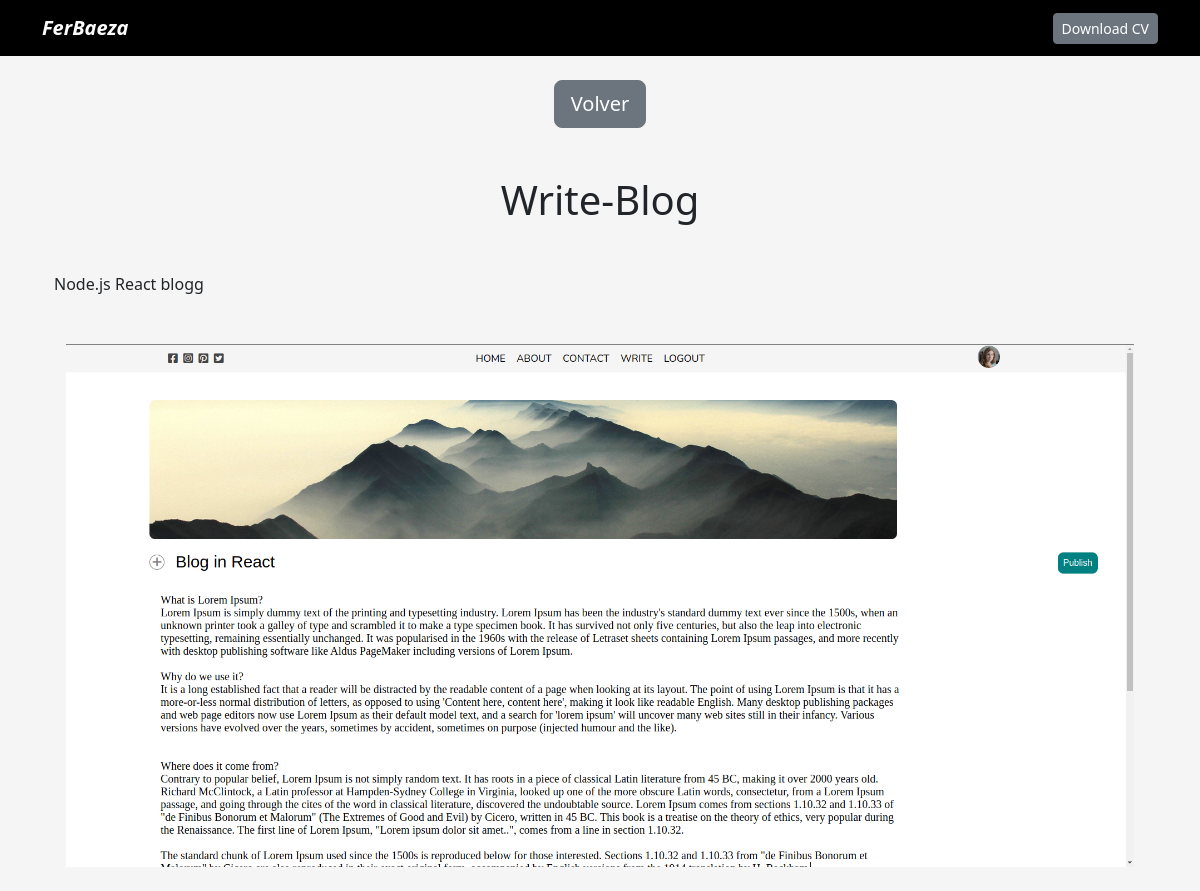
/portfolio/3, run on the app's committed database.
### portfolio/models.py (models this page shows, shortened)
class Project(models.Model):
    title = models.CharField(default='',max_length=100)
    description = models.CharField(default='', max_length=255)
    image = models.ImageField(default='', upload_to='portfolio/images')
    url = models.URLField(blank=True)

### portfolio/views.py (the view)
# urls.py: path('<int:project_id>', views.preview_project, name='preview_project'),
def preview_project(request, project_id):
    project = get_object_or_404(Project, pk= project_id)
    return render(request, 'project_details.html', {'project':project})

### portfolio/templates/project_details.html
{% extends 'layout.html' %}
{% block content %}
<div class="text-center">
    <a href="{% url 'home' %}" class="btn btn-secondary btn-lg mb-5 rounded3">Volver</a>
    <h1>{{project.title}}</h1>
</div>
<p class="mt-5">{{project.description|safe}}</p>
<div class="container mt-5">
    <img class="img-fluid" alt="{{ project.title}}" src="{{ project.image.url }}" width="1250px" height="750px"/>
</div>
{% endblock %}

### portfolio/static/main.css (style rules this page uses)
html { background-color: whitesmoke; }
body { background-color: whitesmoke; }

### data on the page
Project: title "Write-Blog", description "Node.js React blogg", image (picture)
